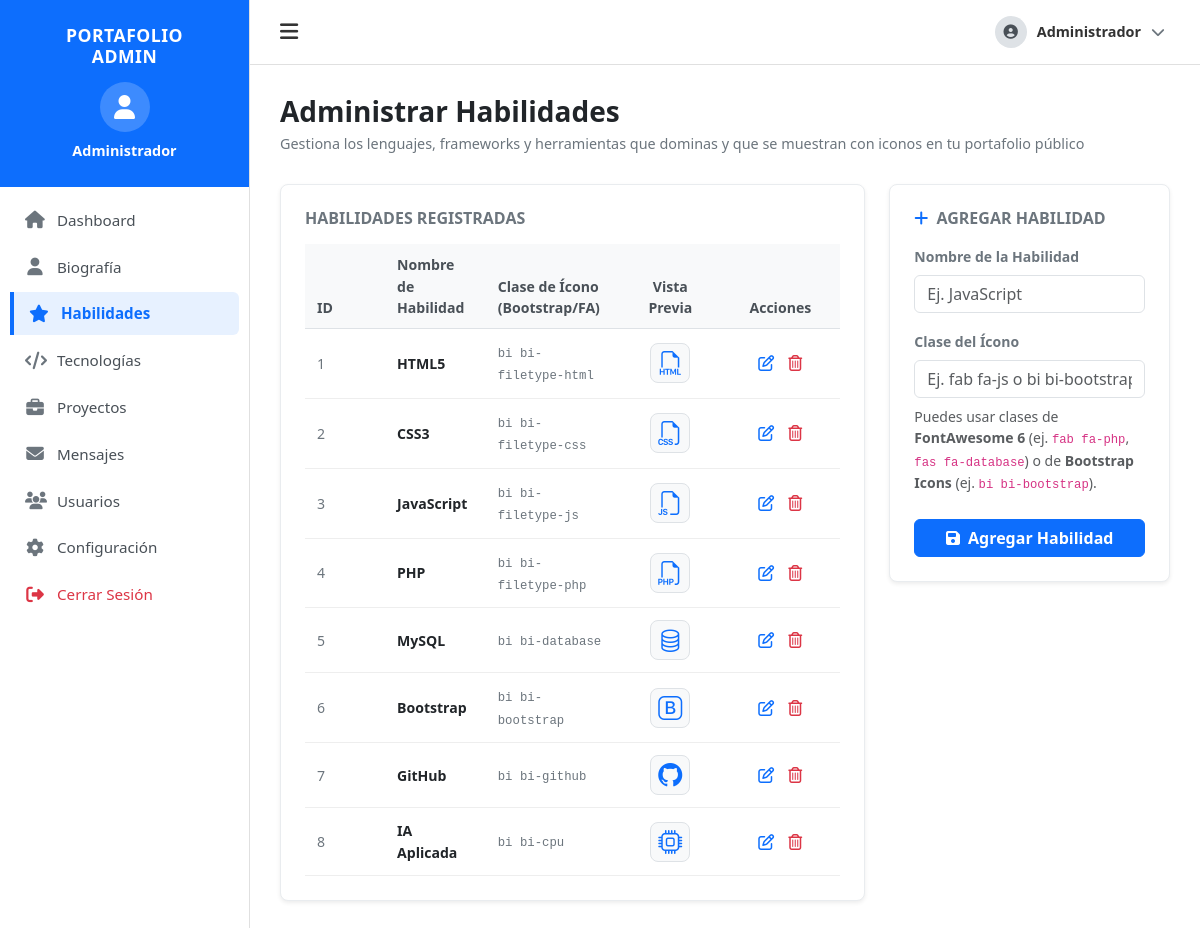
The app's page /admin/habilidades.php (signed in) with its own data.
### tables this page shows
CREATE TABLE IF NOT EXISTS `habilidades` (
    `id` INT AUTO_INCREMENT PRIMARY KEY,
    `nombre` VARCHAR(100) NOT NULL,
    `icono_class` VARCHAR(100) NOT NULL
);

### admin/habilidades.php (the view, shortened to what this page needs)
<?php
$page = 'habilidades';
include 'header.php';
$modo_edicion = false;
$id_editar = 0;
$edit_nombre = '';
$edit_icono = '';
$habilidades = [];
try {
    $stmt = $pdo->query("SELECT * FROM habilidades ORDER BY id ASC");
    $habilidades = $stmt->fetchAll();
} catch (\PDOException $e) {
    $error_db = "No se pudieron cargar las habilidades. Asegúrate de tener importada la base de datos.";
}
?>
<div class="admin-title-section">
    <h1>Administrar Habilidades</h1>
    <p>Gestiona los lenguajes, frameworks y herramientas que dominas y que se muestran con iconos en tu portafolio público</p>
</div>
<div class="row g-4">
    <div class="col-lg-8">
        <div class="card border border-light-subtle rounded-3 shadow-sm bg-white p-4">
            <h3 class="fs-6 fw-bold text-secondary mb-3 text-uppercase">Habilidades Registradas</h3>
            <?php if (count($habilidades) > 0): ?>
                <div class="table-responsive">
                    <table class="table dashboard-table table-hover align-middle mb-0">
                        <thead>
                            <tr>
                                <th style="width: 80px;">ID</th>
                                <th>Nombre de Habilidad</th>
                                <th>Clase de Ícono (Bootstrap/FA)</th>
                                <th style="width: 100px; text-align: center;">Vista Previa</th>
                                <th style="width: 120px; text-align: center;">Acciones</th>
                            </tr>
                        </thead>
                        <tbody>
                            <?php foreach ($habilidades as $hab): ?>
                                <tr class="<?php echo ($modo_edicion && $id_editar === $hab['id']) ? 'table-primary-subtle' : ''; ?>">
                                    <td class="text-secondary"><?php echo $hab['id']; ?></td>
                                    <td class="fw-semibold text-dark"><?php echo htmlspecialchars($hab['nombre']); ?></td>
                                    <td><code class="text-secondary"><?php echo htmlspecialchars($hab['icono_class']); ?></code></td>
                                    <td class="text-center">
                                        <div class="d-inline-flex align-items-center justify-content-center border rounded-3 bg-light text-primary fs-4" style="width: 40px; height: 40px;">
                                            <i class="<?php echo htmlspecialchars($hab['icono_class']); ?>"></i>
                                        </div>
                                    </td>
                                    <td class="text-center">
                                        <div class="action-btns justify-content-center gap-2">
                                            <a href="habilidades.php?editar=<?php echo $hab['id']; ?>"
                                               class="btn-action-icon edit-btn text-primary text-decoration-none"
                                               title="Editar Habilidad">
                                                <i class="far fa-edit"></i>
                                            </a>
                                            <a href="habilidades.php?eliminar=<?php echo $hab['id']; ?>"
                                               class="btn-action-icon delete-btn text-danger text-decoration-none"
                                               title="Eliminar Habilidad"
                                               onclick="return confirm('¿Estás seguro de que deseas eliminar la habilidad &quot;<?php echo htmlspecialchars($hab['nombre']); ?>&quot;?');">
                                                <i class="far fa-trash-alt"></i>
                                            </a>
                                        </div>
                                    </td>
                                </tr>
                            <?php endforeach; ?>
                        </tbody>
                    </table>
                </div>
            <?php endif; ?>
        </div>
    </div>
    <div class="col-lg-4">
        <div class="card border border-light-subtle rounded-3 shadow-sm bg-white p-4">
            <h3 class="fs-6 fw-bold text-secondary mb-3 text-uppercase">
                <?php echo $modo_edicion ? '<i class="fas fa-edit text-primary me-1"></i> Editar Habilidad' : '<i class="fas fa-plus text-primary me-1"></i> Agregar Habilidad'; ?>
            </h3>
            <form action="habilidades.php" method="POST">
                <div class="mb-3">
                    <label for="nombre" class="form-label fw-semibold text-secondary small">Nombre de la Habilidad</label>
                    <input type="text" class="form-control" id="nombre" name="nombre"
                           value="<?php echo htmlspecialchars($modo_edicion ? $edit_nombre : ''); ?>"
                           placeholder="Ej. JavaScript" required>
                </div>
                <div class="mb-4">
                    <label for="icono_class" class="form-label fw-semibold text-secondary small">Clase del Ícono</label>
                    <input type="text" class="form-control" id="icono_class" name="icono_class"
                           value="<?php echo htmlspecialchars($modo_edicion ? $edit_icono : ''); ?>"
                           placeholder="Ej. fab fa-js o bi bi-bootstrap" required>
                    <div class="form-text text-muted small mt-2">
                        Puedes usar clases de <strong>FontAwesome 6</strong> (ej. <code>fab fa-php</code>, <code>fas fa-database</code>) o de <strong>Bootstrap Icons</strong> (ej. <code>bi bi-bootstrap</code>).
                    </div>
                </div>
                <div class="d-flex gap-2">
                    <button type="submit" class="btn btn-primary flex-grow-1 fw-semibold" style="border-radius: 6px;">
                        <i class="fas fa-save me-1"></i> <?php echo $modo_edicion ? 'Guardar Cambios' : 'Agregar Habilidad'; ?>
                    </button>
                </div>
            </form>
        </div>
    </div>
</div>
<?php
include 'footer.php';
?>

### admin/header.php (shortened to what this page needs)
<!DOCTYPE html>
<html lang="es">
<head>
    <link href="https://cdn.jsdelivr.net/npm/bootstrap@5.3.3/dist/css/bootstrap.min.css" rel="stylesheet">
    <link rel="stylesheet" href="https://cdn.jsdelivr.net/npm/bootstrap-icons@1.11.3/font/bootstrap-icons.min.css">
    <link rel="stylesheet" href="https://cdnjs.cloudflare.com/ajax/libs/font-awesome/6.5.2/css/all.min.css" />
    <link rel="stylesheet" href="../css/styles.css">
</head>
<body class="admin-body">
    <div class="admin-wrapper">
        <aside class="admin-sidebar">
            <div class="sidebar-header-blue">
                <h5>Portafolio<br>Admin</h5>
                <div class="sidebar-profile">
                    <div class="sidebar-profile-avatar">
                        <i class="fas fa-user"></i>
                    </div>
                    <p class="profile-name">Administrador</p>
                </div>
            </div>
            <ul class="sidebar-menu-list">
                <li class="sidebar-menu-item">
                    <a href="index.php" class="sidebar-menu-btn <?php echo ($page === 'dashboard') ? 'active' : ''; ?>">
                        <i class="fas fa-home"></i>
                        <span>Dashboard</span>
                    </a>
                </li>
                <li class="sidebar-menu-item">
                    <a href="biografia.php" class="sidebar-menu-btn <?php echo ($page === 'biografia') ? 'active' : ''; ?>">
                        <i class="fas fa-user"></i>
                        <span>Biografía</span>
                    </a>
                </li>
                <li class="sidebar-menu-item">
                    <a href="habilidades.php" class="sidebar-menu-btn <?php echo ($page === 'habilidades') ? 'active' : ''; ?>">
                        <i class="fas fa-star"></i>
                        <span>Habilidades</span>
                    </a>
                </li>
                <li class="sidebar-menu-item">
                    <a href="tecnologias.php" class="sidebar-menu-btn <?php echo ($page === 'tecnologias') ? 'active' : ''; ?>">
                        <i class="fas fa-code"></i>
                        <span>Tecnologías</span>
                    </a>
                </li>
                <li class="sidebar-menu-item">
                    <a href="proyectos.php" class="sidebar-menu-btn <?php echo ($page === 'proyectos') ? 'active' : ''; ?>">
                        <i class="fas fa-briefcase"></i>
                        <span>Proyectos</span>
                    </a>
                </li>
                <li class="sidebar-menu-item">
                    <a href="mensajes.php" class="sidebar-menu-btn <?php echo ($page === 'mensajes') ? 'active' : ''; ?>">
                        <i class="fas fa-envelope"></i>
                        <span>Mensajes</span>
                    </a>
                </li>
                <li class="sidebar-menu-item">
                    <a href="usuarios.php" class="sidebar-menu-btn <?php echo ($page === 'usuarios') ? 'active' : ''; ?>">
                        <i class="fas fa-users"></i>
                        <span>Usuarios</span>
                    </a>
                </li>
                <li class="sidebar-menu-item">
                    <a href="configuracion.php" class="sidebar-menu-btn <?php echo ($page === 'configuracion') ? 'active' : ''; ?>">
                        <i class="fas fa-cog"></i>
                        <span>Configuración</span>
                    </a>
                </li>
                <li class="sidebar-menu-item">
                    <a href="logout.php" class="sidebar-menu-btn text-danger">
                        <i class="fas fa-sign-out-alt text-danger"></i>
                        <span>Cerrar Sesión</span>
                    </a>
                </li>
            </ul>
        </aside>
        <div class="d-flex flex-column flex-grow-1 overflow-hidden">
            <nav class="admin-navbar">
                <button class="navbar-toggle-btn" id="sidebarToggleBtn">
                    <i class="fas fa-bars"></i>
                </button>
                <div class="navbar-user-dropdown" id="userMenuDropdown" data-bs-toggle="dropdown" aria-expanded="false">
                    <div class="navbar-avatar">
                        <i class="fas fa-user-circle"></i>
                    </div>
                    <span class="navbar-username">Administrador</span>
                    <i class="fas fa-chevron-down small text-secondary"></i>
                </div>
            </nav>
            <main class="admin-content-area">

### admin/footer.php (shortened to what this page needs)
            </main>
        </div>
    </div>
</body>
</html>

### css/styles.css (style rules this page uses)
body { padding-top: 70px; }
.admin-body { background-color: #f3f6f9; font-family: system-ui, -apple-system, "Segoe UI", Roboto, "Helvetica Neue", Arial, sans-serif; color: #333333; padding-top: 0 !important; }
.admin-wrapper { display: flex; min-height: 100vh; width: 100%; }
.admin-sidebar { width: 250px; background-color: #ffffff; border-right: 1px solid #e0e0e0; display: flex; flex-direction: column; flex-shrink: 0; z-index: 100; transition: all 0.3s ease; }
.sidebar-header-blue { background-color: #0d6efd; color: #ffffff; padding: 25px 20px; text-align: center; }
.sidebar-header-blue h5 { font-size: 1.1rem; font-weight: 700; letter-spacing: 0.5px; margin-bottom: 15px; text-transform: uppercase; }
.sidebar-profile { display: flex; flex-direction: column; align-items: center; gap: 8px; }
.sidebar-profile img, .sidebar-profile-avatar { width: 50px; height: 50px; border-radius: 50%; background-color: rgba(255, 255, 255, 0.2); display: flex; align-items: center; justify-content: center; font-size: 1.5rem; color: #ffffff; }
.profile-name { font-size: 0.9rem; font-weight: 600; margin: 0; }
.sidebar-menu-list { list-style: none; padding: 10px 0; margin: 0; }
.sidebar-menu-item { padding: 2px 10px; }
.sidebar-menu-btn { display: flex; align-items: center; gap: 12px; padding: 10px 15px; color: #495057; text-decoration: none; font-size: 0.95rem; font-weight: 500; border-radius: 6px; transition: all 0.15s ease-in-out; }
.sidebar-menu-btn i { font-size: 1.1rem; width: 20px; text-align: center; color: #6c757d; }
.sidebar-menu-btn.active { background-color: #e7f1ff; color: #0d6efd; font-weight: 600; border-left: 4px solid #0d6efd; border-top-left-radius: 0; border-bottom-left-radius: 0; }
.sidebar-menu-btn.active i { color: #0d6efd; }
.admin-navbar { background-color: #ffffff; border-bottom: 1px solid #e0e0e0; height: 65px; display: flex; align-items: center; justify-content: space-between; padding: 0 25px; }
.navbar-toggle-btn { background: none; border: none; color: #333333; font-size: 1.3rem; cursor: pointer; padding: 5px; }
.navbar-user-dropdown { display: flex; align-items: center; gap: 10px; cursor: pointer; padding: 5px 10px; border-radius: 6px; transition: background-color 0.15s; }
.navbar-avatar { width: 32px; height: 32px; border-radius: 50%; background-color: #dee2e6; display: flex; align-items: center; justify-content: center; font-size: 0.9rem; color: #495057; }
.navbar-username { font-size: 0.9rem; font-weight: 600; }
.admin-content-area { flex-grow: 1; padding: 30px; background-color: #ffffff; min-height: calc(100vh - 65px); }
.admin-title-section { margin-bottom: 30px; }
.admin-title-section h1 { font-size: 1.75rem; font-weight: 700; color: #212529; margin: 0; }
.admin-title-section p { font-size: 0.9rem; color: #6c757d; margin: 4px 0 0 0; }
.dashboard-table { width: 100%; font-size: 0.88rem; }
.dashboard-table thead th { background-color: #f8f9fa; border-bottom: 1px solid #dee2e6; color: #495057; font-weight: 600; padding: 10px 12px; }
.dashboard-table tbody td { padding: 12px; border-bottom: 1px solid #eee; vertical-align: middle; }
.action-btns { display: flex; gap: 8px; }
.btn-action-icon { background: none; border: none; color: #6c757d; font-size: 1rem; cursor: pointer; padding: 3px; transition: color 0.15s; }

### records on screen
habilidades: id "1", nombre "HTML5", icono_class "bi bi-filetype-html"
habilidades: id "2", nombre "CSS3", icono_class "bi bi-filetype-css"
habilidades: id "3", nombre "JavaScript", icono_class "bi bi-filetype-js"
habilidades: id "4", nombre "PHP", icono_class "bi bi-filetype-php"
habilidades: id "5", nombre "MySQL", icono_class "bi bi-database"
habilidades: id "6", nombre "Bootstrap", icono_class "bi bi-bootstrap"
habilidades: id "7", nombre "GitHub", icono_class "bi bi-github"
habilidades: id "8", nombre "IA Aplicada", icono_class "bi bi-cpu"
